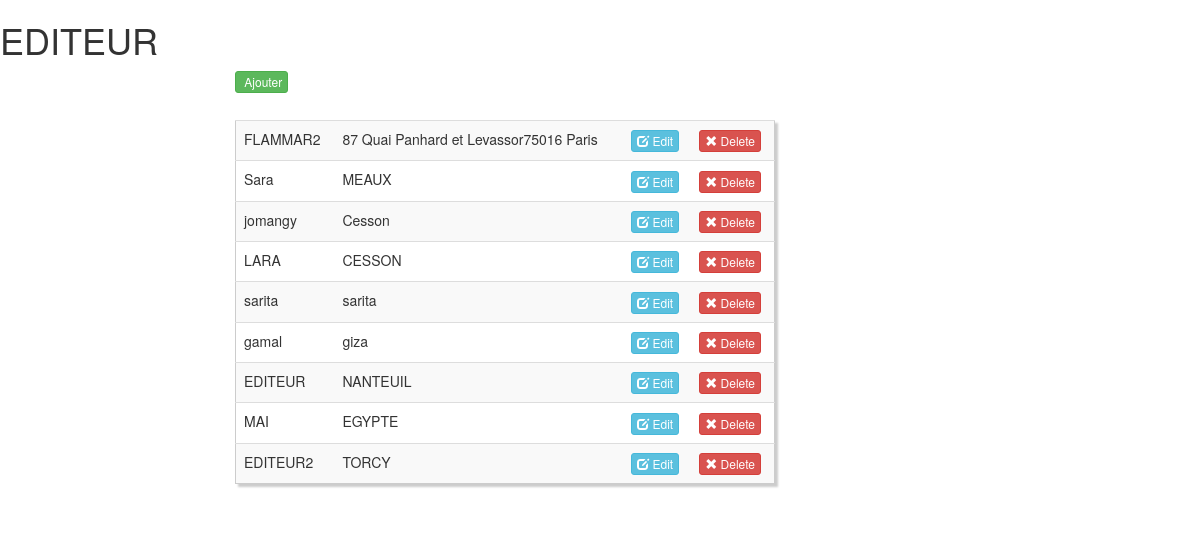
The app's page /editeur.php (signed in) with its own data.
### tables this page shows
CREATE TABLE `editeur` (
  `id_editeur` int(11) NOT NULL,
  `nom` varchar(200) NOT NULL,
  `adresse` varchar(200) NOT NULL
);

### includes/define.php (called while the page is built, shortened)
 <?php
$route=["auteur"=>"../auteur.php",
"formupdateauteur"=>"../formupdateauteur.php",
"formcreateauteur"=>"../formcreateauteur.php",
"createauteur"=>"../createauteur.php",
"deleteauteur"=>"../deleteauteur.php",
"updateauteur"=>"../updateauteur.php",
"bibliolist"=>"../bibliolist.php",
"createbiblio"=>"../createbiblio.php",
"deletebiblio"=>"../deletebiblio.php",
"formcreatbiblio"=>"../formcreatbiblio.php",
"formupdatebiblio"=>"../formupdatebiblio.php",
"updatebiblio"=>"../updatebiblio.php",
"livrelist"=>"../livrelist.php",
"createlivre"=>"../createlivre.php",
"deletelivre"=>"../deletelivre.php",
"formcreatelivre"=>"../formcreatelivre.php",
"formlivre"=>"../formlivre.php",
"formupdatelivre"=>"../formupdatelivre.php",
"updatelivre"=>"../updatelivre.php",
"userslist"=>"../userslist.php",
"formupdateusers"=>"../formupdateusers.php",
"formcreateuser"=>"../formcreateuser.php",
"deleteusers"=>"../deleteusers.php",
"formuser"=>"../formuser.php",
"updateuser"=>"../updateuser.php",
"createuser"=>"../createuser.php",
"editeur"=>"../editeur.php",
"createediteur"=>"../createediteur.php",
"formcreateediteur"=>"../formcreateediteur.php",
"formupdateediteur"=>"../formupdateediteur.php",
"updateediteur"=>"../updateediteur.php",
"deleteediteur"=>"../deleteediteur.php",
"client"=>"../client.php",
"createclient"=>"../createclient.php",
"formcreateclient"=>"../formcreateclient.php",
"updateclient"=>"../updateclient.php",
"deleteclient"=>"../deleteclient.php",
"formupdateclient"=>"../formupdateclient.php",
"emprunter"=>"../emprunter.php",
"emprunterlist"=>"../emprunterlist.php",
]
?>

### editeur.php (the view, shortened to what this page needs)
<?php @session_start();
include "includes/define.php";
?>
  <!DOCTYPE html>
<html>
    <head>
		<link href="//netdna.bootstrapcdn.com/bootstrap/3.0.0/css/bootstrap.min.css" rel="stylesheet" id="bootstrap-css">
    </head>
    <body>
        <h1>EDITEUR</h1>
<div class="container">
    <div class="row col-md-6 col-md-offset-2 custyle">
<a class='btn btn-success btn-xs' href='?page=formcreateediteur'><span class='glyphicon glyphicon-add'></span> Ajouter</a>
<table class="table table-striped custab">
        <?php
            $servname = "localhost"; $dbname = "bd_sara_biblio2"; $user = "root"; $pass = "";
            try{
                $dbco = new PDO("mysql:host=$servname;dbname=$dbname", $user, $pass);
                $dbco->setAttribute(PDO::ATTR_ERRMODE, PDO::ERRMODE_EXCEPTION);
                $sth = $dbco->prepare("SELECT * FROM editeur");
                $sth->execute();
                $result = $sth->fetchAll(PDO::FETCH_ASSOC);
				foreach ($result as $row => $editeur) {
					     echo "<tr>";
						echo "<td>". $editeur['nom']."</td>";
						echo "<td>". $editeur['adresse']."</td>";
						echo "<td> <a class='btn btn-info btn-xs' href='?page=formupdateediteur&id=".$editeur['id_editeur']."'><span class='glyphicon glyphicon-edit'></span> Edit</a>";
						echo "<td> <a class='btn btn-danger btn-xs' href='".$route['deleteediteur']."?id=".$editeur['id_editeur']."'><span class='glyphicon glyphicon-remove'></span> Delete</a>";
					echo "</tr>";
				}
			echo "</table>";
            }
            catch(PDOException $e){
                echo "Erreur : " . $e->getMessage();
            }
        ?>
    </div>
    </body>
</html>

### editeur.php (style rules this page uses)
.custab { border: 1px solid #ccc; padding: 5px; margin: 5% 0; box-shadow: 3px 3px 2px #ccc; transition: 0.5s; }

### records on screen
editeur: nom "FLAMMAR2", adresse "87 Quai Panhard et Levassor75016 Paris"
editeur: nom "Sara", adresse "MEAUX"
editeur: nom "jomangy", adresse "Cesson"
editeur: nom "LARA", adresse "CESSON"
editeur: nom "sarita", adresse "sarita"
editeur: nom "gamal", adresse "giza"
editeur: nom "EDITEUR", adresse "NANTEUIL"
editeur: nom "MAI", adresse "EGYPTE"
editeur: nom "EDITEUR2", adresse "TORCY"
